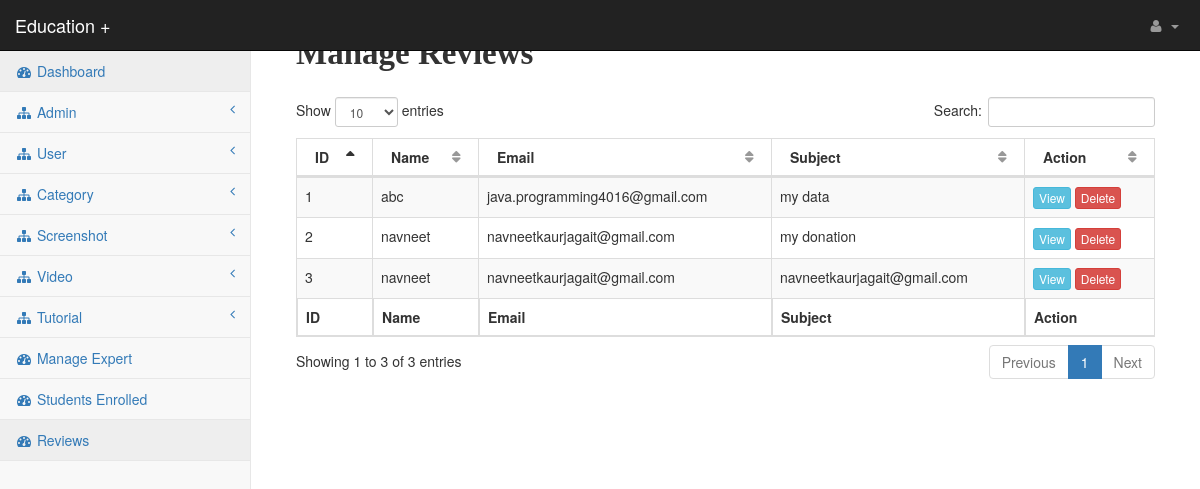
The page /admin/manage_contact.php (signed in) on the database its author committed.
### tables this page shows
CREATE TABLE `user_contact` (
  `contact_id` int(100) NOT NULL,
  `name` varchar(400) NOT NULL,
  `email` varchar(400) NOT NULL,
  `subject` varchar(500) NOT NULL,
  `contact` varchar(100) NOT NULL,
  `message` text NOT NULL
);

### admin/manage_contact.php (the view, shortened to what this page needs)
<?php require 'header_files.php'; ?>
<body>
<div id="wrapper">
    <?php require 'menu.php'; ?>
    <div id="page-wrapper">
        <div class="container-fluid">
            <div class="row">
                <div class="col-lg-12">
                    <b style="font-family:Andalus; font-size:33px;text-align:center;"> Manage Reviews </b><br><br>
                </div>
            </div>
			<table class="table table-bordered table-striped" id="manageadmin">
				<thead>
					<tr>
						<th>ID</th>
						<th>Name</th>
						<th>Email</th>
						<th>Subject</th>
						<th>Action</th>
					</tr>
				</thead>
				<tfoot>
					<tr>
						<th>ID</th>
						<th>Name</th>
						<th>Email</th>
						<th>Subject</th>
						<th>Action</th>
					</tr>
				</tfoot>
				<tbody>
					<?php
					$i=1;
					$q="select * from user_contact ORDER BY contact_id DESC";
					$chk=$conn->query($q);
					while($r=$chk->fetch_assoc())
					{
						$id=$r['contact_id'];
					?>
					<tr>
						<td><?php echo $i; ?></td>
						<td><?php echo $r['name']; ?></td>
						<td><?php echo $r['email']; ?></td>
						<td><?php echo $r['subject']; ?></td>
						<td>
						<a href="view_contact.php?z=<?php echo $id; ?>" class="btn btn-xs btn-info">View</a>
						<a href="delete_contact.php?z=<?php echo $id; ?>" class="btn btn-xs btn-danger">Delete</a>
						</td>
					</tr>
					<?php
					$i++;
					}
					?>
				</tbody>
			</table>
        </div>
    </div>
</div>
</body>
</html>

### admin/css/startmin.css (style rules this page uses)
body { background-color: #f8f8f8; }
#wrapper { width: 100%; }
#page-wrapper { padding: 30px 15px 0 15px; min-height: 568px; background-color: #fff; }
@media (min-width:768px) { #page-wrapper { position: inherit; margin-left: 250px; padding: 30px 30px 0 30px; border-left: 1px solid #e7e7e7; } }
table.dataTable thead .sorting, table.dataTable thead .sorting_asc, table.dataTable thead .sorting_desc, table.dataTable thead .sorting_asc_disabled, table.dataTable thead .sorting_desc_disabled { background: 0 0; }
table.dataTable thead .sorting_asc:after { content: "\f0de"; float: right; font-family: fontawesome; }
table.dataTable thead .sorting:after { content: "\f0dc"; float: right; font-family: fontawesome; color: rgba(50,50,50,.5); }

### rows shown on the page
user_contact: name "abc", email "java.programming4016@gmail.com", subject "my data"
user_contact: name "navneet", email "navneetkaurjagait@gmail.com", subject "my donation"
user_contact: name "navneet", email "navneetkaurjagait@gmail.com", subject "navneetkaurjagait@gmail.com"
